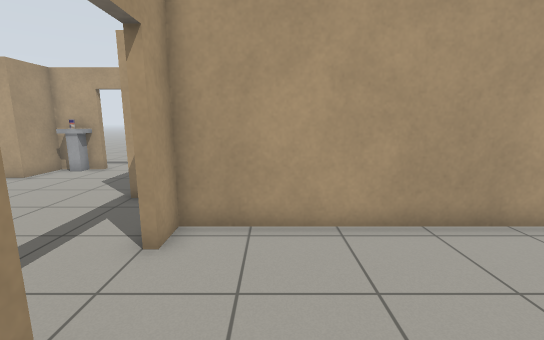
View 1 (above)

14 first-person views from a walk through a Gazebo world. The camera is 1.2 m above the floor, tilts 10° down and sees 90° across. The floor is counted in squares, 0.5 m on a side. Each view is taken from the middle of a square. On the plan, view 1 faces up. The plan holds only what a view shows up to about 17 squares ahead; the rest is blank.

View 2
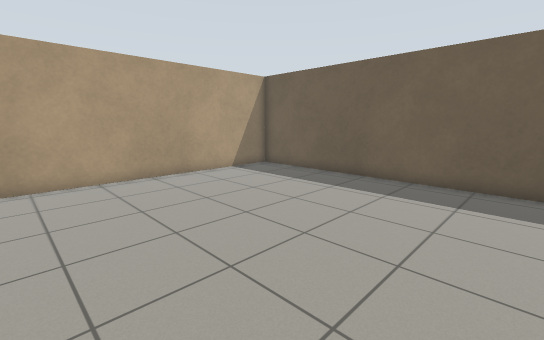

View 3
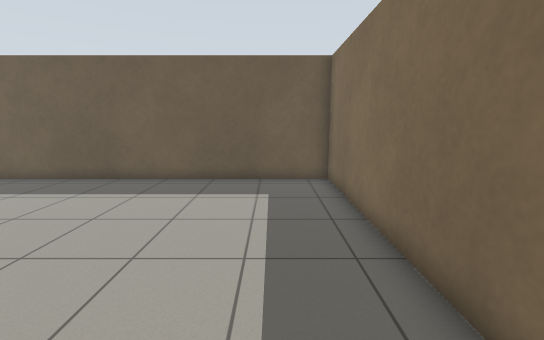

View 4
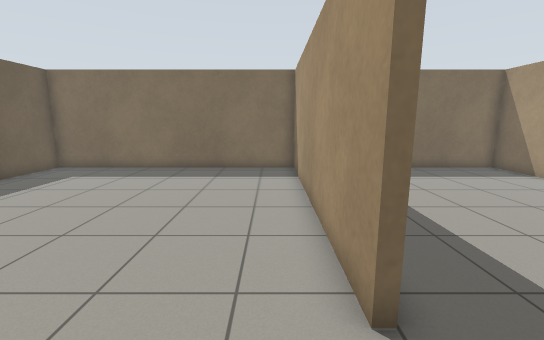

View 5
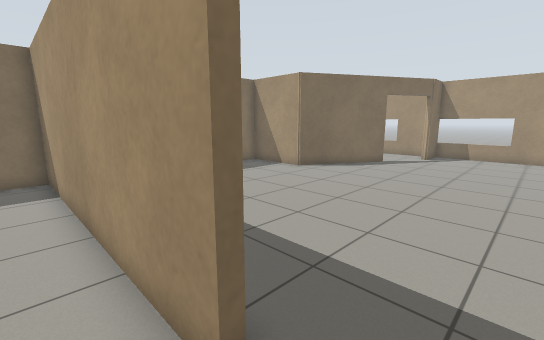

View 6
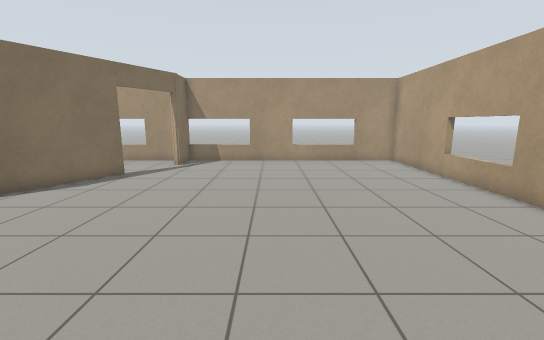

View 7
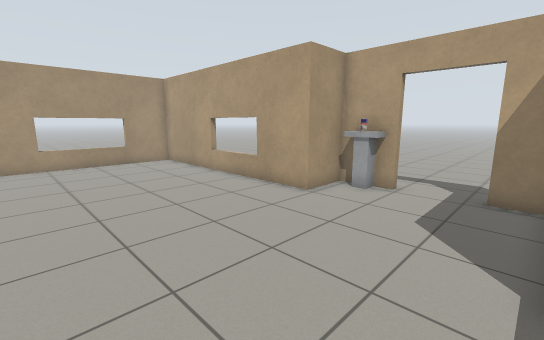

View 8
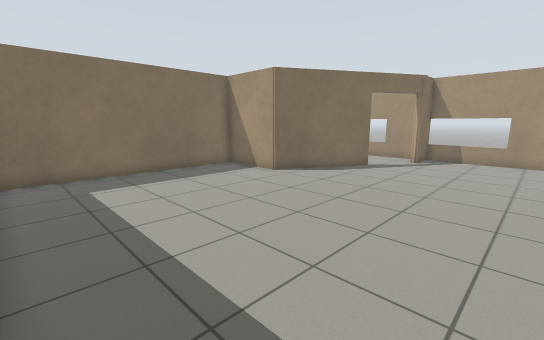

View 9
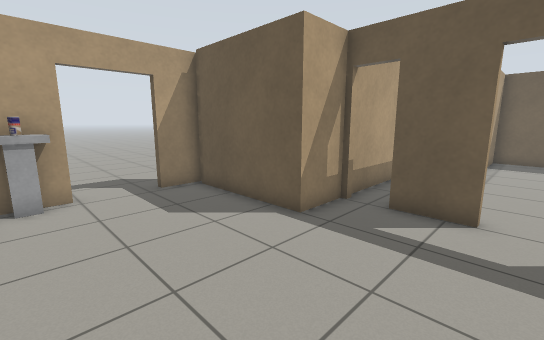

View 10
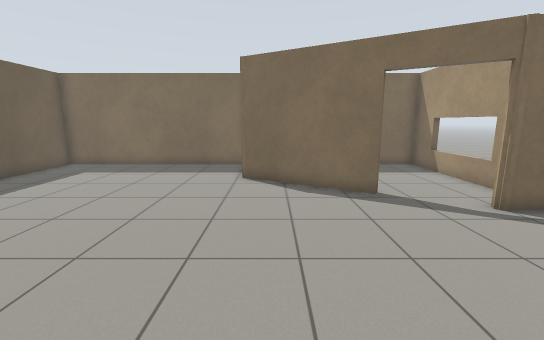

View 11
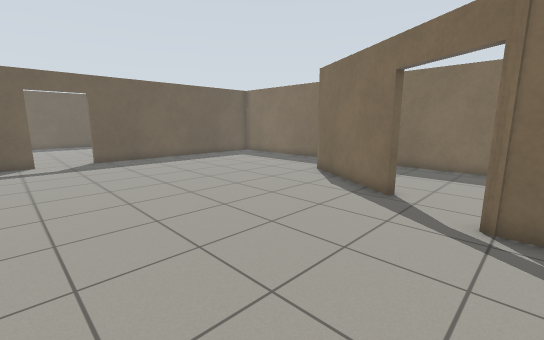

View 12
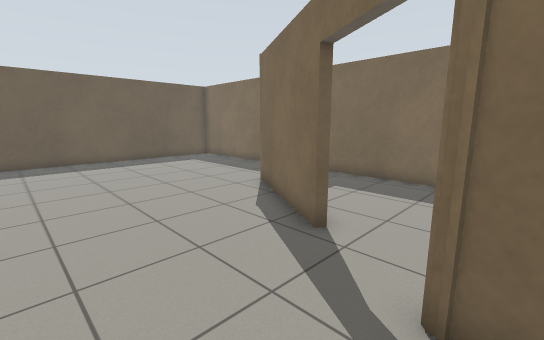

View 13
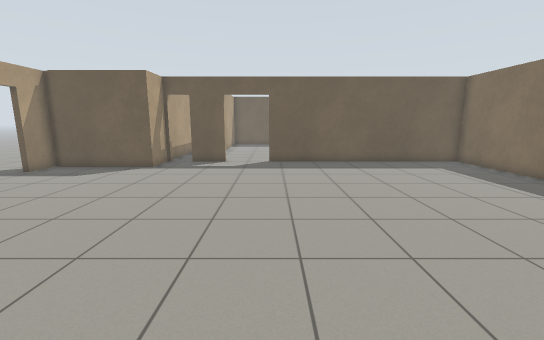

View 14
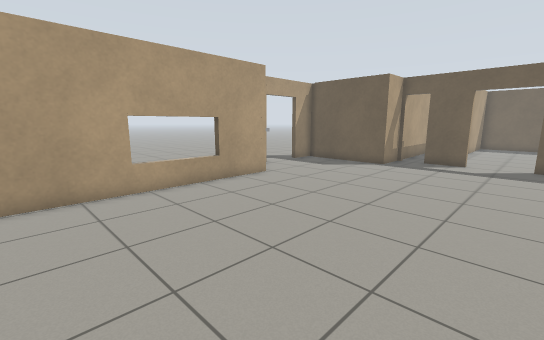

### Floor plan
Ten units are one square. View 1 is at (0, 0); x grows to the right and y downward. Boxes are objects, and circles mark ways between rooms. Rooms are numbered by the first view taken in them; rooms with no view inside come last. Other rooms are left out.
<svg viewBox="-225 -150 334 249">
<path fill="none" stroke="#000" d="M-22 -22 -22 94 104 94 104 -60 -22 -60 -22 -47M-25 -47 -25 -69M-176 28 -128 56 -128 94 -25 94 -25 -22M-24 -84 -45 -84 -45 -135M-86 -138 -108 -138 -108 -116 -220 -116 -220 12 -203 12 -203 16M-42 -138 -60 -138M-220 21 -220 94 -135 94"/>
<rect x="-105" y="-135" width="10" height="10" fill="#bbb"><title>drink can</title></rect>
<rect x="-105" y="-145" width="20" height="20" fill="#bbb"><title>drink can</title></rect>
<circle cx="-20" cy="-35" r="3" fill="#2a7"/>
<circle cx="-180" cy="30" r="3" fill="#2a7"/>
<circle cx="-195" cy="20" r="3" fill="#2a7"/>
<text x="40" y="10">1</text>
<text x="-110" y="-30">2</text>
<text x="-180" y="60">3</text>
</svg>
Room 1 opens to room 2. Room 2 opens to room 3.

Where each view was taken, in squares from view 1:
view 1: 0 up, 0 right, facing up
view 2: 6 down, 1 left, facing up-right
view 3: 7 down, 1 left, facing right
view 4: 5 up, 1 left, facing down
view 5: 4 up, 1 left, facing down-left
view 6: 4 up, 5 left, facing left
view 7: 4 up, 5 left, facing up-left
view 8: 4 up, 3 left, facing down-left
view 9: 4 up, 10 left, facing up-right
view 10: 6 up, 14 left, facing down
view 11: 6 up, 21 left, facing down-right
view 12: 2 up, 21 left, facing down-right
view 13: 2 up, 19 left, facing right
view 14: 2 up, 20 left, facing up-right
